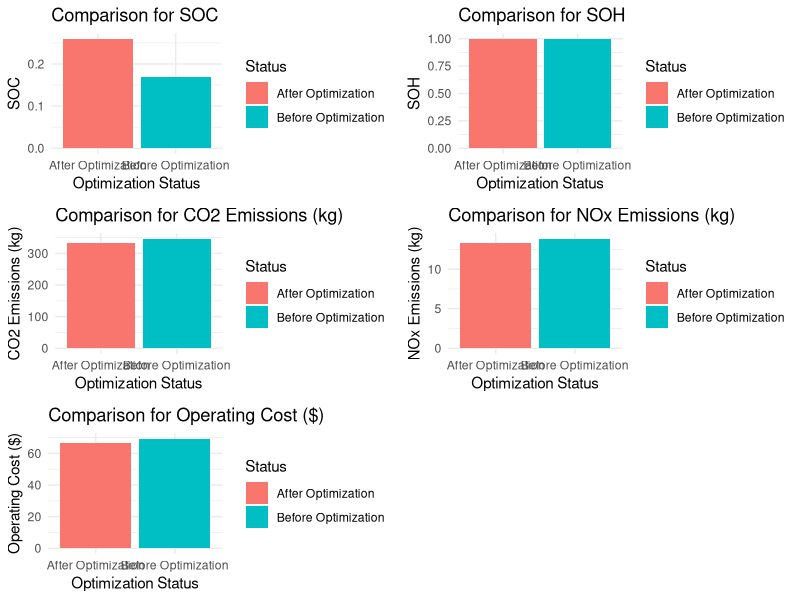

This figure's R source:
# Data for the comparison
# Results before optimization
before <- data.frame(
  Metric = c("SOC", "SOH", "CO2 Emissions (kg)", "NOx Emissions (kg)", "Operating Cost ($)"),
  Value = c(0.17, 1.00, 346.52, 13.86, 69.30)
)

# Results after optimization
after <- data.frame(
  Metric = c("SOC", "SOH", "CO2 Emissions (kg)", "NOx Emissions (kg)", "Operating Cost ($)"),
  Value = c(0.26, 1.00, 333.13, 13.33, 66.63)
)

# Combine data for visualization
library(ggplot2)
comparison <- rbind(
  data.frame(before, Status = "Before Optimization"),
  data.frame(after, Status = "After Optimization")
)

# Plotting individual comparisons as bar charts
metrics <- unique(comparison$Metric)
plot_list <- list()

for (metric in metrics) {
  plot <- ggplot(subset(comparison, Metric == metric), aes(x = Status, y = Value, fill = Status)) +
    geom_bar(stat = "identity", position = "dodge") +
    labs(
      title = paste("Comparison for", metric),
      x = "Optimization Status",
      y = metric
    ) +
    theme_minimal()
  plot_list[[metric]] <- plot
}

# Display all plots
library(gridExtra)
grid.arrange(grobs = plot_list, ncol = 2)
